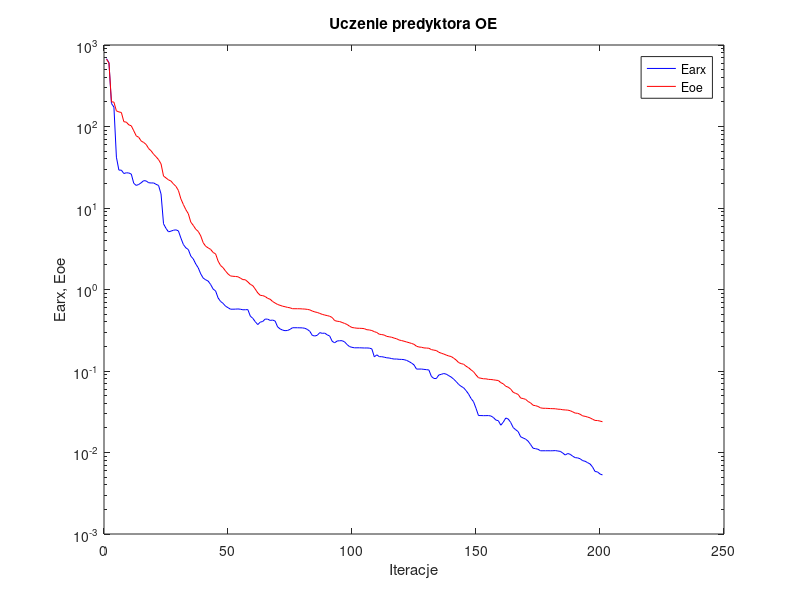
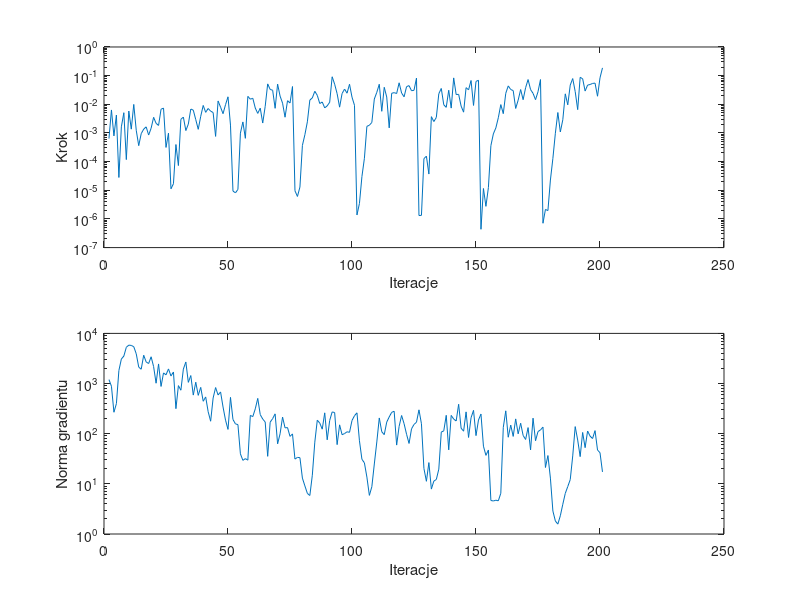

Recreate these plots in MATLAB, in order.
%uczenie predyktora oe
clear all;
n=0; farx(n+1)=6.797325e+002; foe(n+1)=6.696773e+002; wspucz(n+1)=0.000000e+000; ng(n+1)=0.000000e+000;
%odnowa zmiennej metryki
n=1; farx(n+1)=6.097719e+002; foe(n+1)=6.010130e+002; krok(n+1)=6.369581e-004; ng(n+1)=1.199355e+003;
n=2; farx(n+1)=1.917718e+002; foe(n+1)=2.012597e+002; krok(n+1)=6.353015e-003; ng(n+1)=8.841511e+002;
n=3; farx(n+1)=1.731816e+002; foe(n+1)=1.987903e+002; krok(n+1)=7.899388e-004; ng(n+1)=2.678067e+002;
n=4; farx(n+1)=4.205520e+001; foe(n+1)=1.554219e+002; krok(n+1)=4.221448e-003; ng(n+1)=3.978207e+002;
n=5; farx(n+1)=2.918958e+001; foe(n+1)=1.509284e+002; krok(n+1)=2.797908e-005; ng(n+1)=1.819837e+003;
n=6; farx(n+1)=2.914123e+001; foe(n+1)=1.486901e+002; krok(n+1)=1.638929e-003; ng(n+1)=3.079779e+003;
n=7; farx(n+1)=2.649794e+001; foe(n+1)=1.144638e+002; krok(n+1)=5.087256e-003; ng(n+1)=3.530961e+003;
n=8; farx(n+1)=2.704623e+001; foe(n+1)=1.131945e+002; krok(n+1)=1.176687e-004; ng(n+1)=5.288160e+003;
n=9; farx(n+1)=2.690567e+001; foe(n+1)=1.048082e+002; krok(n+1)=5.829338e-003; ng(n+1)=5.831774e+003;
n=10; farx(n+1)=2.608669e+001; foe(n+1)=1.020024e+002; krok(n+1)=1.358387e-003; ng(n+1)=5.757367e+003;
n=11; farx(n+1)=2.008479e+001; foe(n+1)=8.858047e+001; krok(n+1)=9.899545e-003; ng(n+1)=5.429021e+003;
n=12; farx(n+1)=1.892737e+001; foe(n+1)=7.676582e+001; krok(n+1)=1.241080e-003; ng(n+1)=3.922363e+003;
n=13; farx(n+1)=1.944727e+001; foe(n+1)=7.366768e+001; krok(n+1)=3.606707e-004; ng(n+1)=2.129107e+003;
n=14; farx(n+1)=2.040782e+001; foe(n+1)=6.637100e+001; krok(n+1)=9.447947e-004; ng(n+1)=1.929149e+003;
n=15; farx(n+1)=2.165948e+001; foe(n+1)=6.371085e+001; krok(n+1)=1.358387e-003; ng(n+1)=3.669884e+003;
n=16; farx(n+1)=2.147626e+001; foe(n+1)=6.021393e+001; krok(n+1)=1.635770e-003; ng(n+1)=2.696555e+003;
n=17; farx(n+1)=2.043187e+001; foe(n+1)=5.360030e+001; krok(n+1)=8.456028e-004; ng(n+1)=2.507664e+003;
n=18; farx(n+1)=2.027528e+001; foe(n+1)=5.030830e+001; krok(n+1)=1.460933e-003; ng(n+1)=3.418108e+003;
n=19; farx(n+1)=2.031258e+001; foe(n+1)=4.565076e+001; krok(n+1)=3.514634e-003; ng(n+1)=2.178045e+003;
n=20; farx(n+1)=1.951870e+001; foe(n+1)=4.256178e+001; krok(n+1)=2.167321e-003; ng(n+1)=1.015219e+003;
n=21; farx(n+1)=1.890720e+001; foe(n+1)=3.918382e+001; krok(n+1)=1.828656e-003; ng(n+1)=2.460508e+003;
n=22; farx(n+1)=1.485477e+001; foe(n+1)=3.480697e+001; krok(n+1)=6.734730e-003; ng(n+1)=8.755528e+002;
n=23; farx(n+1)=6.407874e+000; foe(n+1)=2.465045e+001; krok(n+1)=7.366454e-003; ng(n+1)=1.628642e+003;
n=24; farx(n+1)=5.619283e+000; foe(n+1)=2.338611e+001; krok(n+1)=3.125285e-004; ng(n+1)=1.492604e+003;
n=25; farx(n+1)=5.100357e+000; foe(n+1)=2.215118e+001; krok(n+1)=9.854180e-004; ng(n+1)=1.957157e+003;
%odnowa zmiennej metryki
n=26; farx(n+1)=5.201526e+000; foe(n+1)=2.140799e+001; krok(n+1)=1.127096e-005; ng(n+1)=1.416456e+003;
n=27; farx(n+1)=5.337433e+000; foe(n+1)=1.975090e+001; krok(n+1)=1.689172e-005; ng(n+1)=1.699569e+003;
n=28; farx(n+1)=5.396775e+000; foe(n+1)=1.844401e+001; krok(n+1)=3.949694e-004; ng(n+1)=3.155003e+002;
n=29; farx(n+1)=5.238862e+000; foe(n+1)=1.641409e+001; krok(n+1)=7.286215e-005; ng(n+1)=9.098116e+002;
n=30; farx(n+1)=4.278573e+000; foe(n+1)=1.294761e+001; krok(n+1)=2.998733e-003; ng(n+1)=7.365619e+002;
n=31; farx(n+1)=3.568062e+000; foe(n+1)=1.103439e+001; krok(n+1)=3.581322e-003; ng(n+1)=1.943015e+003;
n=32; farx(n+1)=3.245807e+000; foe(n+1)=9.541574e+000; krok(n+1)=1.211464e-003; ng(n+1)=2.690853e+003;
n=33; farx(n+1)=3.092962e+000; foe(n+1)=8.511538e+000; krok(n+1)=2.038825e-003; ng(n+1)=1.056227e+003;
n=34; farx(n+1)=2.570094e+000; foe(n+1)=6.705253e+000; krok(n+1)=6.832794e-003; ng(n+1)=1.444000e+003;
n=35; farx(n+1)=2.371575e+000; foe(n+1)=6.119662e+000; krok(n+1)=6.256921e-003; ng(n+1)=5.886226e+002;
n=36; farx(n+1)=2.056781e+000; foe(n+1)=5.489105e+000; krok(n+1)=2.914669e-003; ng(n+1)=1.063927e+003;
n=37; farx(n+1)=1.844909e+000; foe(n+1)=5.162299e+000; krok(n+1)=1.339301e-003; ng(n+1)=5.814929e+002;
n=38; farx(n+1)=1.555440e+000; foe(n+1)=4.553989e+000; krok(n+1)=3.813159e-003; ng(n+1)=8.385923e+002;
n=39; farx(n+1)=1.380700e+000; foe(n+1)=3.748901e+000; krok(n+1)=9.127324e-003; ng(n+1)=4.433697e+002;
n=40; farx(n+1)=1.315615e+000; foe(n+1)=3.389960e+000; krok(n+1)=5.241643e-003; ng(n+1)=5.405208e+002;
n=41; farx(n+1)=1.268700e+000; foe(n+1)=3.243525e+000; krok(n+1)=7.152527e-003; ng(n+1)=2.741207e+002;
n=42; farx(n+1)=1.150451e+000; foe(n+1)=3.104356e+000; krok(n+1)=5.770731e-003; ng(n+1)=1.772486e+002;
n=43; farx(n+1)=1.013445e+000; foe(n+1)=2.847473e+000; krok(n+1)=5.167850e-003; ng(n+1)=5.147968e+002;
n=44; farx(n+1)=9.597458e-001; foe(n+1)=2.736259e+000; krok(n+1)=7.590926e-004; ng(n+1)=8.320984e+002;
n=45; farx(n+1)=7.889380e-001; foe(n+1)=2.233445e+000; krok(n+1)=1.308616e-002; ng(n+1)=5.919736e+002;
n=46; farx(n+1)=7.138667e-001; foe(n+1)=1.971262e+000; krok(n+1)=7.932207e-003; ng(n+1)=6.798167e+002;
n=47; farx(n+1)=6.766369e-001; foe(n+1)=1.853897e+000; krok(n+1)=4.704763e-003; ng(n+1)=3.402283e+002;
n=48; farx(n+1)=6.240657e-001; foe(n+1)=1.684776e+000; krok(n+1)=9.707132e-003; ng(n+1)=1.863776e+002;
n=49; farx(n+1)=5.987354e-001; foe(n+1)=1.553315e+000; krok(n+1)=1.825465e-002; ng(n+1)=1.218358e+002;
n=50; farx(n+1)=5.733794e-001; foe(n+1)=1.466559e+000; krok(n+1)=1.879251e-003; ng(n+1)=5.301853e+002;
%odnowa zmiennej metryki
n=51; farx(n+1)=5.732920e-001; foe(n+1)=1.453218e+000; krok(n+1)=9.405221e-006; ng(n+1)=1.921636e+002;
n=52; farx(n+1)=5.743756e-001; foe(n+1)=1.445058e+000; krok(n+1)=8.128882e-006; ng(n+1)=1.568577e+002;
n=53; farx(n+1)=5.772739e-001; foe(n+1)=1.433505e+000; krok(n+1)=1.071362e-005; ng(n+1)=1.517959e+002;
n=54; farx(n+1)=5.726264e-001; foe(n+1)=1.379254e+000; krok(n+1)=9.854180e-004; ng(n+1)=3.966353e+001;
n=55; farx(n+1)=5.639021e-001; foe(n+1)=1.322304e+000; krok(n+1)=2.424720e-003; ng(n+1)=2.941128e+001;
n=56; farx(n+1)=5.649301e-001; foe(n+1)=1.316803e+000; krok(n+1)=6.502194e-004; ng(n+1)=3.183507e+001;
n=57; farx(n+1)=5.665826e-001; foe(n+1)=1.238843e+000; krok(n+1)=1.889482e-002; ng(n+1)=2.967618e+001;
n=58; farx(n+1)=4.714086e-001; foe(n+1)=1.156365e+000; krok(n+1)=1.506159e-002; ng(n+1)=2.317212e+002;
n=59; farx(n+1)=4.428427e-001; foe(n+1)=1.114413e+000; krok(n+1)=1.622219e-002; ng(n+1)=2.192547e+002;
n=60; farx(n+1)=4.024138e-001; foe(n+1)=1.010113e+000; krok(n+1)=7.385876e-003; ng(n+1)=3.133170e+002;
n=61; farx(n+1)=3.711645e-001; foe(n+1)=9.084923e-001; krok(n+1)=4.812762e-003; ng(n+1)=5.058201e+002;
n=62; farx(n+1)=3.979464e-001; foe(n+1)=8.482982e-001; krok(n+1)=7.354218e-003; ng(n+1)=2.398667e+002;
n=63; farx(n+1)=4.049775e-001; foe(n+1)=8.411789e-001; krok(n+1)=2.219015e-003; ng(n+1)=1.961376e+002;
n=64; farx(n+1)=4.338897e-001; foe(n+1)=8.201698e-001; krok(n+1)=8.516524e-003; ng(n+1)=1.709204e+002;
n=65; farx(n+1)=4.327074e-001; foe(n+1)=7.788371e-001; krok(n+1)=5.157588e-002; ng(n+1)=3.538859e+001;
n=66; farx(n+1)=4.177220e-001; foe(n+1)=7.594803e-001; krok(n+1)=3.294851e-002; ng(n+1)=1.696916e+002;
n=67; farx(n+1)=4.216029e-001; foe(n+1)=7.120807e-001; krok(n+1)=3.104538e-002; ng(n+1)=1.998815e+002;
n=68; farx(n+1)=4.102378e-001; foe(n+1)=6.823873e-001; krok(n+1)=7.242402e-003; ng(n+1)=2.486659e+002;
n=69; farx(n+1)=3.478023e-001; foe(n+1)=6.549875e-001; krok(n+1)=5.055608e-002; ng(n+1)=6.278971e+001;
n=70; farx(n+1)=3.286580e-001; foe(n+1)=6.397930e-001; krok(n+1)=1.936662e-002; ng(n+1)=9.956107e+001;
n=71; farx(n+1)=3.176882e-001; foe(n+1)=6.241478e-001; krok(n+1)=1.095618e-002; ng(n+1)=2.142563e+002;
n=72; farx(n+1)=3.125479e-001; foe(n+1)=6.148138e-001; krok(n+1)=3.544455e-003; ng(n+1)=1.308058e+002;
n=73; farx(n+1)=3.142046e-001; foe(n+1)=6.034128e-001; krok(n+1)=1.336226e-002; ng(n+1)=1.323722e+002;
n=74; farx(n+1)=3.240995e-001; foe(n+1)=5.961412e-001; krok(n+1)=1.109636e-002; ng(n+1)=8.844555e+001;
n=75; farx(n+1)=3.394884e-001; foe(n+1)=5.813805e-001; krok(n+1)=4.171622e-002; ng(n+1)=9.904524e+001;
%odnowa zmiennej metryki
n=76; farx(n+1)=3.394455e-001; foe(n+1)=5.810204e-001; krok(n+1)=9.594052e-006; ng(n+1)=3.116442e+001;
n=77; farx(n+1)=3.393577e-001; foe(n+1)=5.807648e-001; krok(n+1)=6.086939e-006; ng(n+1)=3.372442e+001;
n=78; farx(n+1)=3.387949e-001; foe(n+1)=5.802538e-001; krok(n+1)=1.290355e-005; ng(n+1)=3.328297e+001;
n=79; farx(n+1)=3.381446e-001; foe(n+1)=5.776466e-001; krok(n+1)=3.684136e-004; ng(n+1)=1.300415e+001;
n=80; farx(n+1)=3.341314e-001; foe(n+1)=5.753007e-001; krok(n+1)=8.684522e-004; ng(n+1)=9.114502e+000;
n=81; farx(n+1)=3.238446e-001; foe(n+1)=5.703206e-001; krok(n+1)=2.446289e-003; ng(n+1)=6.455366e+000;
n=82; farx(n+1)=3.064181e-001; foe(n+1)=5.620975e-001; krok(n+1)=1.406421e-002; ng(n+1)=5.853734e+000;
n=83; farx(n+1)=2.732480e-001; foe(n+1)=5.440006e-001; krok(n+1)=1.669856e-002; ng(n+1)=1.487147e+001;
n=84; farx(n+1)=2.688253e-001; foe(n+1)=5.308729e-001; krok(n+1)=2.847603e-002; ng(n+1)=6.787171e+001;
n=85; farx(n+1)=2.743282e-001; foe(n+1)=5.228354e-001; krok(n+1)=2.055621e-002; ng(n+1)=1.855773e+002;
n=86; farx(n+1)=2.957465e-001; foe(n+1)=5.088535e-001; krok(n+1)=1.064021e-002; ng(n+1)=1.626669e+002;
n=87; farx(n+1)=2.899327e-001; foe(n+1)=4.954583e-001; krok(n+1)=1.204622e-002; ng(n+1)=1.231508e+002;
n=88; farx(n+1)=2.916877e-001; foe(n+1)=4.859385e-001; krok(n+1)=7.481826e-003; ng(n+1)=2.605185e+002;
n=89; farx(n+1)=2.778975e-001; foe(n+1)=4.785744e-001; krok(n+1)=8.839546e-003; ng(n+1)=7.554567e+001;
n=90; farx(n+1)=2.690286e-001; foe(n+1)=4.696176e-001; krok(n+1)=1.178924e-002; ng(n+1)=1.837263e+002;
n=91; farx(n+1)=2.316122e-001; foe(n+1)=4.534504e-001; krok(n+1)=9.137743e-002; ng(n+1)=2.717770e+002;
n=92; farx(n+1)=2.218933e-001; foe(n+1)=4.158496e-001; krok(n+1)=5.034993e-002; ng(n+1)=2.642255e+002;
n=93; farx(n+1)=2.334253e-001; foe(n+1)=4.080532e-001; krok(n+1)=2.351765e-002; ng(n+1)=6.056237e+001;
n=94; farx(n+1)=2.351693e-001; foe(n+1)=4.044941e-001; krok(n+1)=7.947193e-003; ng(n+1)=1.502094e+002;
n=95; farx(n+1)=2.353542e-001; foe(n+1)=3.943357e-001; krok(n+1)=2.378377e-002; ng(n+1)=9.551039e+001;
n=96; farx(n+1)=2.280128e-001; foe(n+1)=3.835598e-001; krok(n+1)=3.397782e-002; ng(n+1)=1.006547e+002;
n=97; farx(n+1)=2.112947e-001; foe(n+1)=3.725439e-001; krok(n+1)=2.439969e-002; ng(n+1)=1.092209e+002;
n=98; farx(n+1)=1.992436e-001; foe(n+1)=3.548484e-001; krok(n+1)=5.005537e-002; ng(n+1)=1.065563e+002;
n=99; farx(n+1)=1.952200e-001; foe(n+1)=3.418480e-001; krok(n+1)=1.773103e-002; ng(n+1)=1.833313e+002;
n=100; farx(n+1)=1.925474e-001; foe(n+1)=3.382940e-001; krok(n+1)=9.251671e-003; ng(n+1)=2.279977e+002;
%odnowa zmiennej metryki
n=101; farx(n+1)=1.926282e-001; foe(n+1)=3.349511e-001; krok(n+1)=1.376038e-006; ng(n+1)=2.605472e+002;
n=102; farx(n+1)=1.926806e-001; foe(n+1)=3.342896e-001; krok(n+1)=3.467514e-006; ng(n+1)=7.230318e+001;
n=103; farx(n+1)=1.921791e-001; foe(n+1)=3.332778e-001; krok(n+1)=3.014162e-005; ng(n+1)=3.085222e+001;
n=104; farx(n+1)=1.915457e-001; foe(n+1)=3.305798e-001; krok(n+1)=1.304575e-004; ng(n+1)=2.624065e+001;
n=105; farx(n+1)=1.917700e-001; foe(n+1)=3.209077e-001; krok(n+1)=1.704775e-003; ng(n+1)=1.364396e+001;
n=106; farx(n+1)=1.909012e-001; foe(n+1)=3.190040e-001; krok(n+1)=1.857915e-003; ng(n+1)=5.890728e+000;
n=107; farx(n+1)=1.869008e-001; foe(n+1)=3.136625e-001; krok(n+1)=2.332157e-003; ng(n+1)=8.766159e+000;
n=108; farx(n+1)=1.491636e-001; foe(n+1)=3.039866e-001; krok(n+1)=1.526430e-002; ng(n+1)=2.492352e+001;
n=109; farx(n+1)=1.578853e-001; foe(n+1)=2.966949e-001; krok(n+1)=2.617870e-002; ng(n+1)=6.840321e+001;
n=110; farx(n+1)=1.500229e-001; foe(n+1)=2.826363e-001; krok(n+1)=5.005537e-002; ng(n+1)=2.060892e+002;
n=111; farx(n+1)=1.497901e-001; foe(n+1)=2.799041e-001; krok(n+1)=5.700116e-003; ng(n+1)=1.092866e+002;
n=112; farx(n+1)=1.477978e-001; foe(n+1)=2.759597e-001; krok(n+1)=3.920662e-002; ng(n+1)=9.570756e+001;
n=113; farx(n+1)=1.451938e-001; foe(n+1)=2.660084e-001; krok(n+1)=1.792653e-002; ng(n+1)=1.702361e+002;
n=114; farx(n+1)=1.443838e-001; foe(n+1)=2.628148e-001; krok(n+1)=1.505777e-003; ng(n+1)=2.160032e+002;
n=115; farx(n+1)=1.419942e-001; foe(n+1)=2.595562e-001; krok(n+1)=2.426108e-002; ng(n+1)=2.667083e+002;
n=116; farx(n+1)=1.402109e-001; foe(n+1)=2.533061e-001; krok(n+1)=2.552053e-002; ng(n+1)=2.803276e+002;
n=117; farx(n+1)=1.403004e-001; foe(n+1)=2.483500e-001; krok(n+1)=2.378377e-002; ng(n+1)=5.928460e+001;
n=118; farx(n+1)=1.391006e-001; foe(n+1)=2.400096e-001; krok(n+1)=5.625683e-002; ng(n+1)=1.400867e+002;
n=119; farx(n+1)=1.388222e-001; foe(n+1)=2.362734e-001; krok(n+1)=2.476948e-002; ng(n+1)=2.306792e+002;
n=120; farx(n+1)=1.378160e-001; foe(n+1)=2.319224e-001; krok(n+1)=1.825682e-002; ng(n+1)=1.583056e+002;
n=121; farx(n+1)=1.349878e-001; foe(n+1)=2.270923e-001; krok(n+1)=4.134280e-002; ng(n+1)=9.741170e+001;
n=122; farx(n+1)=1.305396e-001; foe(n+1)=2.227638e-001; krok(n+1)=4.486659e-002; ng(n+1)=6.389280e+001;
n=123; farx(n+1)=1.252529e-001; foe(n+1)=2.178826e-001; krok(n+1)=2.977118e-002; ng(n+1)=1.250666e+002;
n=124; farx(n+1)=1.188445e-001; foe(n+1)=2.126032e-001; krok(n+1)=3.081106e-002; ng(n+1)=1.529201e+002;
n=125; farx(n+1)=1.056286e-001; foe(n+1)=2.014676e-001; krok(n+1)=8.222485e-002; ng(n+1)=1.691217e+002;
%odnowa zmiennej metryki
n=126; farx(n+1)=1.056356e-001; foe(n+1)=1.968806e-001; krok(n+1)=1.312666e-006; ng(n+1)=2.991535e+002;
n=127; farx(n+1)=1.057122e-001; foe(n+1)=1.956959e-001; krok(n+1)=1.334702e-006; ng(n+1)=1.578501e+002;
n=128; farx(n+1)=1.046897e-001; foe(n+1)=1.919426e-001; krok(n+1)=1.270135e-004; ng(n+1)=2.026931e+001;
n=129; farx(n+1)=1.039283e-001; foe(n+1)=1.912592e-001; krok(n+1)=1.549169e-004; ng(n+1)=1.124754e+001;
n=130; farx(n+1)=1.029392e-001; foe(n+1)=1.901907e-001; krok(n+1)=3.681546e-005; ng(n+1)=2.653465e+001;
n=131; farx(n+1)=8.593178e-002; foe(n+1)=1.831317e-001; krok(n+1)=3.709130e-003; ng(n+1)=7.861794e+000;
n=132; farx(n+1)=8.102369e-002; foe(n+1)=1.803499e-001; krok(n+1)=2.501815e-003; ng(n+1)=1.134643e+001;
n=133; farx(n+1)=8.077931e-002; foe(n+1)=1.783469e-001; krok(n+1)=3.473809e-003; ng(n+1)=1.222448e+001;
n=134; farx(n+1)=8.934851e-002; foe(n+1)=1.698739e-001; krok(n+1)=2.340953e-002; ng(n+1)=1.963418e+001;
n=135; farx(n+1)=9.101427e-002; foe(n+1)=1.653873e-001; krok(n+1)=3.571716e-002; ng(n+1)=1.075945e+002;
n=136; farx(n+1)=9.313433e-002; foe(n+1)=1.614557e-001; krok(n+1)=9.612071e-003; ng(n+1)=1.140689e+002;
n=137; farx(n+1)=9.149633e-002; foe(n+1)=1.569736e-001; krok(n+1)=7.837498e-003; ng(n+1)=2.324910e+002;
n=138; farx(n+1)=8.770743e-002; foe(n+1)=1.529042e-001; krok(n+1)=3.095635e-002; ng(n+1)=4.764643e+001;
n=139; farx(n+1)=8.426576e-002; foe(n+1)=1.505969e-001; krok(n+1)=7.366454e-003; ng(n+1)=2.317534e+002;
n=140; farx(n+1)=7.936657e-002; foe(n+1)=1.436116e-001; krok(n+1)=8.343059e-002; ng(n+1)=1.960431e+002;
n=141; farx(n+1)=7.424535e-002; foe(n+1)=1.363972e-001; krok(n+1)=2.191235e-002; ng(n+1)=1.791236e+002;
n=142; farx(n+1)=6.845322e-002; foe(n+1)=1.268743e-001; krok(n+1)=2.223039e-002; ng(n+1)=3.862245e+002;
n=143; farx(n+1)=6.484900e-002; foe(n+1)=1.231920e-001; krok(n+1)=8.625805e-003; ng(n+1)=1.287273e+002;
n=144; farx(n+1)=6.230608e-002; foe(n+1)=1.211825e-001; krok(n+1)=5.320104e-003; ng(n+1)=1.122238e+002;
n=145; farx(n+1)=5.743985e-002; foe(n+1)=1.143569e-001; krok(n+1)=3.814009e-002; ng(n+1)=2.723559e+002;
n=146; farx(n+1)=5.216805e-002; foe(n+1)=1.098084e-001; krok(n+1)=3.197384e-002; ng(n+1)=8.412966e+001;
n=147; farx(n+1)=4.600176e-002; foe(n+1)=1.032849e-001; krok(n+1)=6.774452e-002; ng(n+1)=2.081778e+002;
n=148; farx(n+1)=4.203021e-002; foe(n+1)=9.799101e-002; krok(n+1)=9.127324e-003; ng(n+1)=2.922713e+002;
n=149; farx(n+1)=3.488501e-002; foe(n+1)=8.945992e-002; krok(n+1)=6.287977e-002; ng(n+1)=9.153819e+001;
n=150; farx(n+1)=2.842101e-002; foe(n+1)=8.265088e-002; krok(n+1)=6.900644e-002; ng(n+1)=1.872840e+002;
%odnowa zmiennej metryki
n=151; farx(n+1)=2.839708e-002; foe(n+1)=8.145180e-002; krok(n+1)=4.357352e-007; ng(n+1)=2.466636e+002;
n=152; farx(n+1)=2.831652e-002; foe(n+1)=8.029335e-002; krok(n+1)=1.155377e-005; ng(n+1)=5.640271e+001;
n=153; farx(n+1)=2.833098e-002; foe(n+1)=8.013499e-002; krok(n+1)=2.752075e-006; ng(n+1)=3.699916e+001;
n=154; farx(n+1)=2.838504e-002; foe(n+1)=7.898203e-002; krok(n+1)=1.246120e-005; ng(n+1)=4.735929e+001;
n=155; farx(n+1)=2.806830e-002; foe(n+1)=7.867129e-002; krok(n+1)=3.604935e-004; ng(n+1)=4.659708e+000;
n=156; farx(n+1)=2.690734e-002; foe(n+1)=7.798804e-002; krok(n+1)=9.305128e-004; ng(n+1)=4.557556e+000;
n=157; farx(n+1)=2.501987e-002; foe(n+1)=7.708101e-002; krok(n+1)=1.499367e-003; ng(n+1)=4.720382e+000;
n=158; farx(n+1)=2.457420e-002; foe(n+1)=7.649554e-002; krok(n+1)=3.400118e-003; ng(n+1)=4.592112e+000;
n=159; farx(n+1)=2.162408e-002; foe(n+1)=7.193983e-002; krok(n+1)=9.760389e-003; ng(n+1)=6.486555e+000;
n=160; farx(n+1)=2.357763e-002; foe(n+1)=6.958632e-002; krok(n+1)=4.718270e-003; ng(n+1)=1.333093e+002;
n=161; farx(n+1)=2.649777e-002; foe(n+1)=6.495001e-002; krok(n+1)=2.419175e-002; ng(n+1)=2.857137e+002;
n=162; farx(n+1)=2.576043e-002; foe(n+1)=6.329191e-002; krok(n+1)=4.388300e-002; ng(n+1)=8.503786e+001;
n=163; farx(n+1)=2.334375e-002; foe(n+1)=5.986691e-002; krok(n+1)=3.280985e-002; ng(n+1)=1.484215e+002;
n=164; farx(n+1)=2.023241e-002; foe(n+1)=5.476546e-002; krok(n+1)=3.006802e-002; ng(n+1)=8.828294e+001;
n=165; farx(n+1)=1.903555e-002; foe(n+1)=5.311961e-002; krok(n+1)=7.163682e-003; ng(n+1)=1.973322e+002;
n=166; farx(n+1)=1.804837e-002; foe(n+1)=5.162933e-002; krok(n+1)=1.394089e-002; ng(n+1)=9.943213e+001;
n=167; farx(n+1)=1.558547e-002; foe(n+1)=4.659112e-002; krok(n+1)=3.272372e-002; ng(n+1)=1.617357e+002;
n=168; farx(n+1)=1.507675e-002; foe(n+1)=4.590517e-002; krok(n+1)=1.448480e-002; ng(n+1)=9.235531e+001;
n=169; farx(n+1)=1.460052e-002; foe(n+1)=4.490074e-002; krok(n+1)=3.793821e-002; ng(n+1)=7.665822e+001;
n=170; farx(n+1)=1.378279e-002; foe(n+1)=4.224806e-002; krok(n+1)=7.301859e-002; ng(n+1)=1.323569e+002;
n=171; farx(n+1)=1.253609e-002; foe(n+1)=4.063673e-002; krok(n+1)=3.266584e-002; ng(n+1)=4.753574e+001;
n=172; farx(n+1)=1.129042e-002; foe(n+1)=3.803803e-002; krok(n+1)=2.410544e-002; ng(n+1)=2.040089e+002;
n=173; farx(n+1)=1.114151e-002; foe(n+1)=3.753963e-002; krok(n+1)=1.450364e-002; ng(n+1)=7.230923e+001;
n=174; farx(n+1)=1.095753e-002; foe(n+1)=3.674955e-002; krok(n+1)=2.741623e-002; ng(n+1)=1.103675e+002;
n=175; farx(n+1)=1.049634e-002; foe(n+1)=3.532235e-002; krok(n+1)=7.301859e-002; ng(n+1)=1.189523e+002;
%odnowa zmiennej metryki
n=176; farx(n+1)=1.050361e-002; foe(n+1)=3.490142e-002; krok(n+1)=7.074378e-007; ng(n+1)=1.352422e+002;
n=177; farx(n+1)=1.050432e-002; foe(n+1)=3.487166e-002; krok(n+1)=2.150021e-006; ng(n+1)=2.117073e+001;
n=178; farx(n+1)=1.051057e-002; foe(n+1)=3.475106e-002; krok(n+1)=1.953953e-006; ng(n+1)=3.668707e+001;
n=179; farx(n+1)=1.049487e-002; foe(n+1)=3.458291e-002; krok(n+1)=2.277170e-005; ng(n+1)=1.301674e+001;
n=180; farx(n+1)=1.051104e-002; foe(n+1)=3.450287e-002; krok(n+1)=1.297027e-004; ng(n+1)=2.876082e+000;
n=181; farx(n+1)=1.055388e-002; foe(n+1)=3.440858e-002; krok(n+1)=9.780005e-004; ng(n+1)=1.817967e+000;
n=182; farx(n+1)=1.043302e-002; foe(n+1)=3.400511e-002; krok(n+1)=5.167850e-003; ng(n+1)=1.574453e+000;
n=183; farx(n+1)=1.032554e-002; foe(n+1)=3.389425e-002; krok(n+1)=1.084270e-003; ng(n+1)=2.309294e+000;
n=184; farx(n+1)=9.835768e-003; foe(n+1)=3.345455e-002; krok(n+1)=2.883948e-003; ng(n+1)=3.914856e+000;
n=185; farx(n+1)=9.313915e-003; foe(n+1)=3.327865e-002; krok(n+1)=2.316852e-002; ng(n+1)=6.462270e+000;
n=186; farx(n+1)=9.724115e-003; foe(n+1)=3.310059e-002; krok(n+1)=9.584210e-003; ng(n+1)=8.831254e+000;
n=187; farx(n+1)=9.494319e-003; foe(n+1)=3.256269e-002; krok(n+1)=4.681906e-002; ng(n+1)=1.214733e+001;
n=188; farx(n+1)=8.999813e-003; foe(n+1)=3.152607e-002; krok(n+1)=7.911036e-002; ng(n+1)=3.604167e+001;
n=189; farx(n+1)=8.648646e-003; foe(n+1)=3.044215e-002; krok(n+1)=2.779047e-002; ng(n+1)=1.384712e+002;
n=190; farx(n+1)=8.585662e-003; foe(n+1)=3.029874e-002; krok(n+1)=6.525058e-003; ng(n+1)=7.478267e+001;
n=191; farx(n+1)=8.375122e-003; foe(n+1)=2.943475e-002; krok(n+1)=8.732707e-002; ng(n+1)=3.490849e+001;
n=192; farx(n+1)=7.949291e-003; foe(n+1)=2.816544e-002; krok(n+1)=7.799474e-002; ng(n+1)=1.058552e+002;
n=193; farx(n+1)=7.807381e-003; foe(n+1)=2.777399e-002; krok(n+1)=2.896961e-002; ng(n+1)=5.268260e+001;
n=194; farx(n+1)=7.507621e-003; foe(n+1)=2.722440e-002; krok(n+1)=4.679730e-002; ng(n+1)=1.131127e+002;
n=195; farx(n+1)=7.232623e-003; foe(n+1)=2.659669e-002; krok(n+1)=4.904612e-002; ng(n+1)=8.938158e+001;
n=196; farx(n+1)=6.635993e-003; foe(n+1)=2.560127e-002; krok(n+1)=5.344903e-002; ng(n+1)=8.013233e+001;
n=197; farx(n+1)=5.845899e-003; foe(n+1)=2.475985e-002; krok(n+1)=5.483245e-002; ng(n+1)=1.152018e+002;
n=198; farx(n+1)=5.779297e-003; foe(n+1)=2.466496e-002; krok(n+1)=1.912971e-002; ng(n+1)=4.721254e+001;
n=199; farx(n+1)=5.446047e-003; foe(n+1)=2.430587e-002; krok(n+1)=8.388517e-002; ng(n+1)=4.174690e+001;
n=200; farx(n+1)=5.309659e-003; foe(n+1)=2.383983e-002; krok(n+1)=1.865458e-001; ng(n+1)=1.729175e+001;

figure; semilogy(farx,'b'); hold on; semilogy(foe,'r'); xlabel('Iteracje'); ylabel('Earx, Eoe'); legend('Earx','Eoe'); title('Uczenie predyktora OE');
figure; subplot(2,1,1); semilogy(krok); xlabel('Iteracje'); ylabel('Krok');
subplot(2,1,2); semilogy(ng); xlabel('Iteracje'); ylabel('Norma gradientu');
Earx=farx(n+1)
Eoe=foe(n+1)
